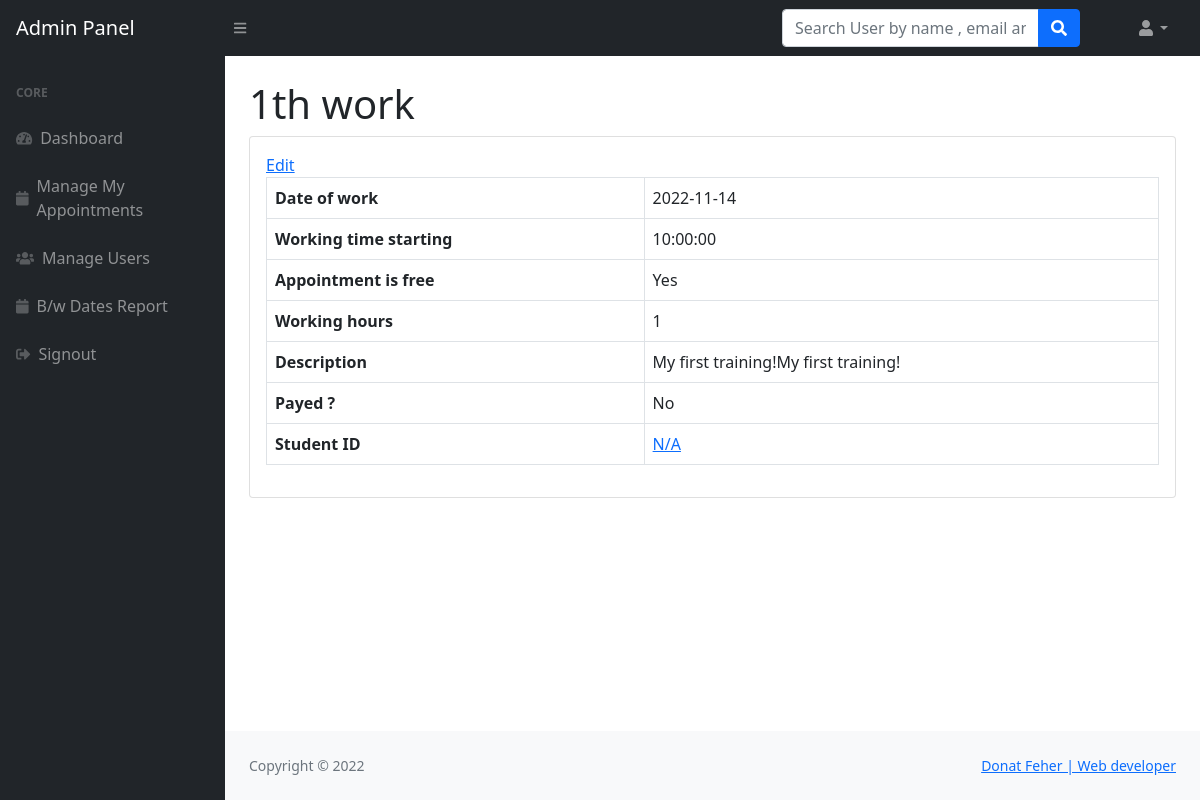
The app's page /admin/my-appointment.php?workid=1 (signed in) with its own data.
### tables this page shows
CREATE TABLE `work` (
  `workid` int(11) NOT NULL,
  `workdate` date DEFAULT NULL,
  `worktimestart` time DEFAULT NULL,
  `appointmentfree` tinyint(1) NOT NULL DEFAULT 1,
  `workinghour` int(11) NOT NULL DEFAULT 1,
  `description` varchar(500) DEFAULT NULL,
  `payed` tinyint(1) NOT NULL DEFAULT 0,
  `studentid` int(11) DEFAULT NULL
);

### admin/my-appointment.php (the view, shortened to what this page needs)
<?php session_start();
include_once('../includes/config.php');
if (strlen($_SESSION['adminid']==0)) {
  header('location:logout.php');
  } else{
?>
<!DOCTYPE html>
<html lang="en">
    <head>
        <link href="https://cdn.jsdelivr.net/npm/simple-datatables@latest/dist/style.css" rel="stylesheet" />
        <link href="../css/styles.css" rel="stylesheet" />
    </head>
    <body class="sb-nav-fixed">
      <?php include_once('includes/navbar.php');?>
        <div id="layoutSidenav">
          <?php include_once('includes/sidebar.php');?>
            <div id="layoutSidenav_content">
                <main>
                    <div class="container-fluid px-4">
<?php
$workid=$_GET['workid'];
$query=mysqli_query($con,"select * from work where workid='$workid'");
while($result=mysqli_fetch_array($query))
{?>
                        <h1 class="mt-4"><?php echo $result['workid'];?>th work</h1>
                        <div class="card mb-4">
                            <div class="card-body">
                                <a href="edit-appointment.php?workid=<?php echo $result['workid'];?>">Edit</a>
                                <table class="table table-bordered">
                                   <tr>
                                     <th>Date of work</th>
                                       <td><?php echo $result['workdate'];?></td>
                                   </tr>
                                   <tr>
                                       <th>Working time starting</th>
                                       <td><?php echo $result['worktimestart'];?></td>
                                   </tr>
                                   <tr>
                                       <th>Appointment is free</th>
                                       <td colspan="3"><?php echo ($result["appointmentfree"] == 1) ? "Yes": "No";?></td>
                                   </tr>
                                   <tr>
                                       <th>Working hours</th>
                                       <td colspan="3"><?php echo $result['workinghour'];?></td>
                                   </tr>
                                    <tr>
                                       <th>Description</th>
                                       <td colspan="3"><?php echo ($result["description"] == NULL) ? "N/A": $result["description"]; echo $result['description'];?></td>
                                   </tr>
                                   <tr>
                                      <th>Payed ?</th>
                                      <td colspan="3"><?php echo ($result["payed"] == 1) ? "Yes": "No";?></td>
                                  </tr>
                                  <tr>
                                     <th>Student ID</th>
                                     <td colspan="3"><a href="user-profile.php?uid=<?php echo $result["studentid"] ?>"><?php echo ($result["studentid"] == NULL) ? "N/A": $result["studentid"];?></a></td>
                                 </tr>
                                </table>
                            </div>
                        </div>
<?php } ?>
                    </div>
                </main>
          <?php include('../includes/footer.php');?>
            </div>
        </div>
    </body>
</html>
<?php } ?>

### records on screen
work: workid "1", workdate "2022-11-14", worktimestart "10:00:00", appointmentfree "Yes", workinghour "1", description "My first training!", payed "No", shows "N/A"
